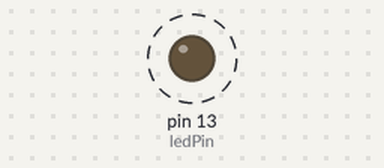
A sketch run on a simulated Arduino Uno, built with avr-gcc and run on an emulated ATmega328P. Parts: output pins drawn as LEDs (lit = HIGH). Dashed ring = blinking.

Above: at 0.07 s.
Timing chart, 0 to 3.0 s (numbered marks = the images above):
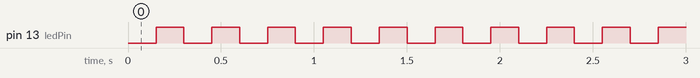

Measured:
- by itself, pin 13 (ledPin): alternates HIGH for 0.15 s and LOW for 0.15 s

The sketch:

TimeStopTemplate.ino
```cpp
#include <FastLED.h>

unsigned long startMillis;
unsigned long currentMillis;
const unsigned long period = 150;  //the value is a number of milliseconds
const byte ledPin = 13;

#define NUM_LEDS 64
#define DATA_PIN 3
#define BRIGHTNESS 10

CRGB leds[NUM_LEDS];

void setup() {
  FastLED.addLeds<NEOPIXEL, DATA_PIN>(leds, NUM_LEDS);
  Serial.begin(115200);
  pinMode(ledPin, OUTPUT);
  startMillis = millis();
  FastLED.setBrightness(BRIGHTNESS);

}

void loop() {
  currentMillis = millis();
  if (currentMillis - startMillis >= period)
  {


    digitalWrite(ledPin, !digitalRead(ledPin));
    startMillis = currentMillis;
  }
}
```
